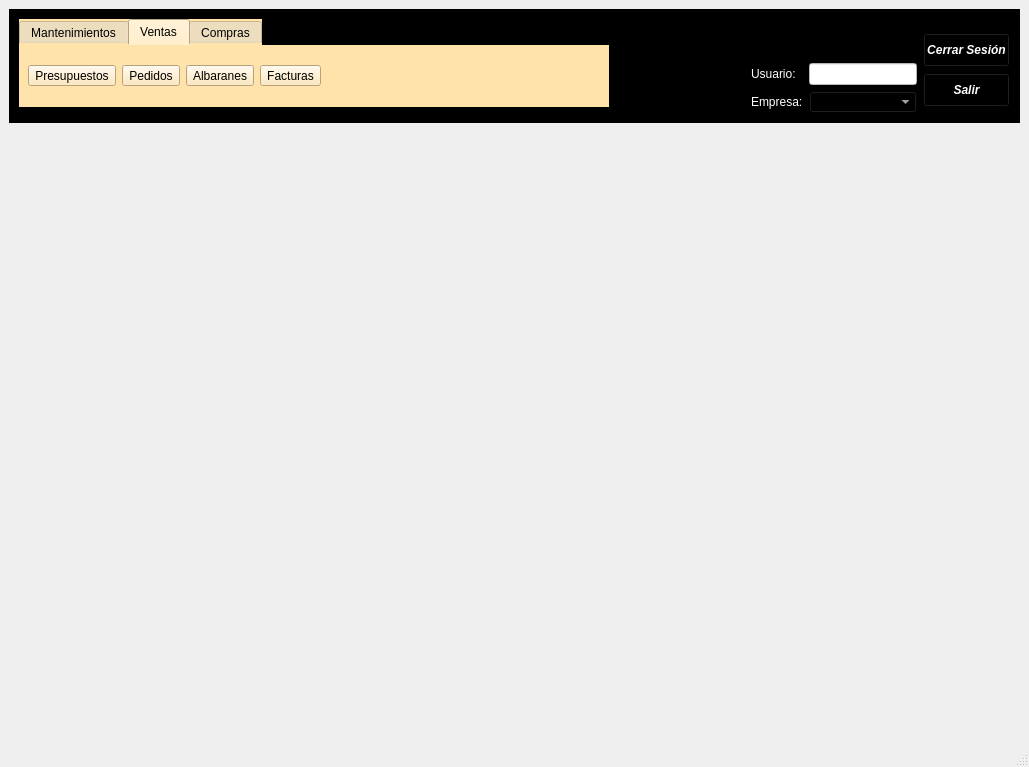
<?xml version="1.0" encoding="UTF-8"?>
<ui version="4.0">
 <class>MainWindow</class>
 <widget class="QMainWindow" name="MainWindow">
  <property name="geometry">
   <rect>
    <x>0</x>
    <y>0</y>
    <width>1029</width>
    <height>767</height>
   </rect>
  </property>
  <property name="sizePolicy">
   <sizepolicy hsizetype="Maximum" vsizetype="Maximum">
    <horstretch>0</horstretch>
    <verstretch>0</verstretch>
   </sizepolicy>
  </property>
  <property name="minimumSize">
   <size>
    <width>1024</width>
    <height>0</height>
   </size>
  </property>
  <property name="windowTitle">
   <string>TERRA - Gestión OpenSource para empresas</string>
  </property>
  <property name="windowIcon">
   <iconset resource="terra.qrc">
    <normaloff>:/Icons/PNG/terra.png</normaloff>:/Icons/PNG/terra.png</iconset>
  </property>
  <widget class="QWidget" name="centralwidget">
   <layout class="QGridLayout" name="gridLayout_4">
    <item row="0" column="0">
     <widget class="QFrame" name="frame">
      <property name="minimumSize">
       <size>
        <width>0</width>
        <height>114</height>
       </size>
      </property>
      <property name="maximumSize">
       <size>
        <width>16777215</width>
        <height>114</height>
       </size>
      </property>
      <property name="palette">
       <palette>
        <active>
         <colorrole role="Button">
          <brush brushstyle="SolidPattern">
           <color alpha="255">
            <red>0</red>
            <green>0</green>
            <blue>0</blue>
           </color>
          </brush>
         </colorrole>
         <colorrole role="Base">
          <brush brushstyle="SolidPattern">
           <color alpha="255">
            <red>0</red>
            <green>0</green>
            <blue>0</blue>
           </color>
          </brush>
         </colorrole>
         <colorrole role="Window">
          <brush brushstyle="SolidPattern">
           <color alpha="255">
            <red>0</red>
            <green>0</green>
            <blue>0</blue>
           </color>
          </brush>
         </colorrole>
        </active>
        <inactive>
         <colorrole role="Button">
          <brush brushstyle="SolidPattern">
           <color alpha="255">
            <red>0</red>
            <green>0</green>
            <blue>0</blue>
           </color>
          </brush>
         </colorrole>
         <colorrole role="Base">
          <brush brushstyle="SolidPattern">
           <color alpha="255">
            <red>0</red>
            <green>0</green>
            <blue>0</blue>
           </color>
          </brush>
         </colorrole>
         <colorrole role="Window">
          <brush brushstyle="SolidPattern">
           <color alpha="255">
            <red>0</red>
            <green>0</green>
            <blue>0</blue>
           </color>
          </brush>
         </colorrole>
        </inactive>
        <disabled>
         <colorrole role="Button">
          <brush brushstyle="SolidPattern">
           <color alpha="255">
            <red>0</red>
            <green>0</green>
            <blue>0</blue>
           </color>
          </brush>
         </colorrole>
         <colorrole role="Base">
          <brush brushstyle="SolidPattern">
           <color alpha="255">
            <red>0</red>
            <green>0</green>
            <blue>0</blue>
           </color>
          </brush>
         </colorrole>
         <colorrole role="Window">
          <brush brushstyle="SolidPattern">
           <color alpha="255">
            <red>0</red>
            <green>0</green>
            <blue>0</blue>
           </color>
          </brush>
         </colorrole>
        </disabled>
       </palette>
      </property>
      <property name="styleSheet">
       <string notr="true">background-color: rgb(0, 0, 0);</string>
      </property>
      <property name="frameShape">
       <enum>QFrame::StyledPanel</enum>
      </property>
      <property name="frameShadow">
       <enum>QFrame::Plain</enum>
      </property>
      <layout class="QGridLayout" name="gridLayout_3">
       <item row="0" column="0">
        <widget class="QTabWidget" name="tabWidget">
         <property name="minimumSize">
          <size>
           <width>590</width>
           <height>0</height>
          </size>
         </property>
         <property name="palette">
          <palette>
           <active>
            <colorrole role="Button">
             <brush brushstyle="SolidPattern">
              <color alpha="255">
               <red>255</red>
               <green>227</green>
               <blue>171</blue>
              </color>
             </brush>
            </colorrole>
            <colorrole role="Base">
             <brush brushstyle="SolidPattern">
              <color alpha="255">
               <red>255</red>
               <green>227</green>
               <blue>171</blue>
              </color>
             </brush>
            </colorrole>
            <colorrole role="Window">
             <brush brushstyle="SolidPattern">
              <color alpha="255">
               <red>255</red>
               <green>227</green>
               <blue>171</blue>
              </color>
             </brush>
            </colorrole>
           </active>
           <inactive>
            <colorrole role="Button">
             <brush brushstyle="SolidPattern">
              <color alpha="255">
               <red>255</red>
               <green>227</green>
               <blue>171</blue>
              </color>
             </brush>
            </colorrole>
            <colorrole role="Base">
             <brush brushstyle="SolidPattern">
              <color alpha="255">
               <red>255</red>
               <green>227</green>
               <blue>171</blue>
              </color>
             </brush>
            </colorrole>
            <colorrole role="Window">
             <brush brushstyle="SolidPattern">
              <color alpha="255">
               <red>255</red>
               <green>227</green>
               <blue>171</blue>
              </color>
             </brush>
            </colorrole>
           </inactive>
           <disabled>
            <colorrole role="Button">
             <brush brushstyle="SolidPattern">
              <color alpha="255">
               <red>255</red>
               <green>227</green>
               <blue>171</blue>
              </color>
             </brush>
            </colorrole>
            <colorrole role="Base">
             <brush brushstyle="SolidPattern">
              <color alpha="255">
               <red>255</red>
               <green>227</green>
               <blue>171</blue>
              </color>
             </brush>
            </colorrole>
            <colorrole role="Window">
             <brush brushstyle="SolidPattern">
              <color alpha="255">
               <red>255</red>
               <green>227</green>
               <blue>171</blue>
              </color>
             </brush>
            </colorrole>
           </disabled>
          </palette>
         </property>
         <property name="autoFillBackground">
          <bool>false</bool>
         </property>
         <property name="styleSheet">
          <string notr="true">background-color: rgb(255, 227, 171);
border-color: rgba(0, 0, 0, 0);</string>
         </property>
         <property name="tabPosition">
          <enum>QTabWidget::North</enum>
         </property>
         <property name="tabShape">
          <enum>QTabWidget::Rounded</enum>
         </property>
         <property name="currentIndex">
          <number>1</number>
         </property>
         <property name="tabsClosable">
          <bool>false</bool>
         </property>
         <widget class="QWidget" name="tabMantenimientos">
          <attribute name="title">
           <string>Mantenimientos</string>
          </attribute>
          <layout class="QGridLayout" name="gridLayout_2">
           <item row="0" column="1">
            <widget class="QToolButton" name="btnProveedores">
             <property name="sizePolicy">
              <sizepolicy hsizetype="Fixed" vsizetype="Preferred">
               <horstretch>0</horstretch>
               <verstretch>0</verstretch>
              </sizepolicy>
             </property>
             <property name="text">
              <string>Proveedores</string>
             </property>
             <property name="icon">
              <iconset resource="terra.qrc">
               <normaloff>:/Icons/PNG/proveedores.png</normaloff>:/Icons/PNG/proveedores.png</iconset>
             </property>
             <property name="iconSize">
              <size>
               <width>24</width>
               <height>24</height>
              </size>
             </property>
             <property name="toolButtonStyle">
              <enum>Qt::ToolButtonTextUnderIcon</enum>
             </property>
            </widget>
           </item>
           <item row="0" column="2">
            <widget class="QToolButton" name="btnArticulos">
             <property name="sizePolicy">
              <sizepolicy hsizetype="Fixed" vsizetype="Preferred">
               <horstretch>0</horstretch>
               <verstretch>0</verstretch>
              </sizepolicy>
             </property>
             <property name="text">
              <string>Artículos</string>
             </property>
             <property name="icon">
              <iconset resource="terra.qrc">
               <normaloff>:/Icons/PNG/articulos.png</normaloff>:/Icons/PNG/articulos.png</iconset>
             </property>
             <property name="iconSize">
              <size>
               <width>24</width>
               <height>24</height>
              </size>
             </property>
             <property name="toolButtonStyle">
              <enum>Qt::ToolButtonTextUnderIcon</enum>
             </property>
            </widget>
           </item>
           <item row="0" column="0">
            <widget class="QToolButton" name="btnClientes">
             <property name="sizePolicy">
              <sizepolicy hsizetype="Fixed" vsizetype="Preferred">
               <horstretch>0</horstretch>
               <verstretch>0</verstretch>
              </sizepolicy>
             </property>
             <property name="text">
              <string>Clientes</string>
             </property>
             <property name="icon">
              <iconset resource="terra.qrc">
               <normaloff>:/Icons/PNG/clientes.png</normaloff>:/Icons/PNG/clientes.png</iconset>
             </property>
             <property name="iconSize">
              <size>
               <width>24</width>
               <height>24</height>
              </size>
             </property>
             <property name="toolButtonStyle">
              <enum>Qt::ToolButtonTextUnderIcon</enum>
             </property>
            </widget>
           </item>
           <item row="0" column="3">
            <widget class="QToolButton" name="toolButton">
             <property name="text">
              <string>F. Pago</string>
             </property>
             <property name="icon">
              <iconset resource="terra.qrc">
               <normaloff>:/Icons/PNG/Fp.png</normaloff>:/Icons/PNG/Fp.png</iconset>
             </property>
             <property name="iconSize">
              <size>
               <width>32</width>
               <height>32</height>
              </size>
             </property>
             <property name="toolButtonStyle">
              <enum>Qt::ToolButtonTextUnderIcon</enum>
             </property>
            </widget>
           </item>
           <item row="0" column="5">
            <spacer name="horizontalSpacer">
             <property name="orientation">
              <enum>Qt::Horizontal</enum>
             </property>
             <property name="sizeHint" stdset="0">
              <size>
               <width>40</width>
               <height>20</height>
              </size>
             </property>
            </spacer>
           </item>
           <item row="0" column="4">
            <widget class="QToolButton" name="toolButton_2">
             <property name="text">
              <string>T.Iva</string>
             </property>
             <property name="icon">
              <iconset resource="terra.qrc">
               <normaloff>:/Icons/PNG/iva3.png</normaloff>:/Icons/PNG/iva3.png</iconset>
             </property>
             <property name="iconSize">
              <size>
               <width>32</width>
               <height>32</height>
              </size>
             </property>
             <property name="toolButtonStyle">
              <enum>Qt::ToolButtonTextUnderIcon</enum>
             </property>
            </widget>
           </item>
          </layout>
         </widget>
         <widget class="QWidget" name="tabVentas">
          <property name="palette">
           <palette>
            <active>
             <colorrole role="Button">
              <brush brushstyle="SolidPattern">
               <color alpha="255">
                <red>255</red>
                <green>227</green>
                <blue>171</blue>
               </color>
              </brush>
             </colorrole>
             <colorrole role="Base">
              <brush brushstyle="SolidPattern">
               <color alpha="255">
                <red>255</red>
                <green>227</green>
                <blue>171</blue>
               </color>
              </brush>
             </colorrole>
             <colorrole role="Window">
              <brush brushstyle="SolidPattern">
               <color alpha="255">
                <red>255</red>
                <green>227</green>
                <blue>171</blue>
               </color>
              </brush>
             </colorrole>
            </active>
            <inactive>
             <colorrole role="Button">
              <brush brushstyle="SolidPattern">
               <color alpha="255">
                <red>255</red>
                <green>227</green>
                <blue>171</blue>
               </color>
              </brush>
             </colorrole>
             <colorrole role="Base">
              <brush brushstyle="SolidPattern">
               <color alpha="255">
                <red>255</red>
                <green>227</green>
                <blue>171</blue>
               </color>
              </brush>
             </colorrole>
             <colorrole role="Window">
              <brush brushstyle="SolidPattern">
               <color alpha="255">
                <red>255</red>
                <green>227</green>
                <blue>171</blue>
               </color>
              </brush>
             </colorrole>
            </inactive>
            <disabled>
             <colorrole role="Button">
              <brush brushstyle="SolidPattern">
               <color alpha="255">
                <red>255</red>
                <green>227</green>
                <blue>171</blue>
               </color>
              </brush>
             </colorrole>
             <colorrole role="Base">
              <brush brushstyle="SolidPattern">
               <color alpha="255">
                <red>255</red>
                <green>227</green>
                <blue>171</blue>
               </color>
              </brush>
             </colorrole>
             <colorrole role="Window">
              <brush brushstyle="SolidPattern">
               <color alpha="255">
                <red>255</red>
                <green>227</green>
                <blue>171</blue>
               </color>
              </brush>
             </colorrole>
            </disabled>
           </palette>
          </property>
          <attribute name="title">
           <string>Ventas</string>
          </attribute>
          <layout class="QHBoxLayout" name="horizontalLayout">
           <item>
            <widget class="QToolButton" name="btnPresup_clientes">
             <property name="text">
              <string>Presupuestos</string>
             </property>
             <property name="icon">
              <iconset resource="terra.qrc">
               <normaloff>:/Icons/PNG/Fp.png</normaloff>:/Icons/PNG/Fp.png</iconset>
             </property>
             <property name="iconSize">
              <size>
               <width>32</width>
               <height>32</height>
              </size>
             </property>
             <property name="toolButtonStyle">
              <enum>Qt::ToolButtonTextUnderIcon</enum>
             </property>
            </widget>
           </item>
           <item>
            <widget class="QToolButton" name="btn_Pedido_cliente">
             <property name="text">
              <string>Pedidos</string>
             </property>
             <property name="icon">
              <iconset resource="terra.qrc">
               <normaloff>:/Icons/PNG/pedidos.png</normaloff>:/Icons/PNG/pedidos.png</iconset>
             </property>
             <property name="iconSize">
              <size>
               <width>32</width>
               <height>32</height>
              </size>
             </property>
             <property name="toolButtonStyle">
              <enum>Qt::ToolButtonTextUnderIcon</enum>
             </property>
            </widget>
           </item>
           <item>
            <widget class="QToolButton" name="btnAlbaran_clientes">
             <property name="text">
              <string>Albaranes</string>
             </property>
             <property name="icon">
              <iconset resource="terra.qrc">
               <normaloff>:/Icons/PNG/albaran.png</normaloff>:/Icons/PNG/albaran.png</iconset>
             </property>
             <property name="iconSize">
              <size>
               <width>32</width>
               <height>32</height>
              </size>
             </property>
             <property name="toolButtonStyle">
              <enum>Qt::ToolButtonTextUnderIcon</enum>
             </property>
            </widget>
           </item>
           <item>
            <widget class="QToolButton" name="btnFacturaCliente">
             <property name="text">
              <string>Facturas</string>
             </property>
             <property name="icon">
              <iconset resource="terra.qrc">
               <normaloff>:/Icons/PNG/factura.png</normaloff>:/Icons/PNG/factura.png</iconset>
             </property>
             <property name="iconSize">
              <size>
               <width>32</width>
               <height>32</height>
              </size>
             </property>
             <property name="toolButtonStyle">
              <enum>Qt::ToolButtonTextUnderIcon</enum>
             </property>
            </widget>
           </item>
           <item>
            <spacer name="horizontalSpacer_2">
             <property name="orientation">
              <enum>Qt::Horizontal</enum>
             </property>
             <property name="sizeHint" stdset="0">
              <size>
               <width>275</width>
               <height>20</height>
              </size>
             </property>
            </spacer>
           </item>
          </layout>
         </widget>
         <widget class="QWidget" name="tabCompras">
          <attribute name="title">
           <string>Compras</string>
          </attribute>
         </widget>
        </widget>
       </item>
       <item row="0" column="1">
        <spacer name="horizontalSpacer_3">
         <property name="orientation">
          <enum>Qt::Horizontal</enum>
         </property>
         <property name="sizeHint" stdset="0">
          <size>
           <width>40</width>
           <height>20</height>
          </size>
         </property>
        </spacer>
       </item>
       <item row="0" column="2" rowspan="2">
        <layout class="QGridLayout" name="gridLayout">
         <item row="2" column="0">
          <widget class="QLabel" name="label_2">
           <property name="palette">
            <palette>
             <active>
              <colorrole role="WindowText">
               <brush brushstyle="SolidPattern">
                <color alpha="255">
                 <red>255</red>
                 <green>255</green>
                 <blue>255</blue>
                </color>
               </brush>
              </colorrole>
              <colorrole role="Button">
               <brush brushstyle="SolidPattern">
                <color alpha="255">
                 <red>0</red>
                 <green>0</green>
                 <blue>0</blue>
                </color>
               </brush>
              </colorrole>
              <colorrole role="Text">
               <brush brushstyle="SolidPattern">
                <color alpha="255">
                 <red>255</red>
                 <green>255</green>
                 <blue>255</blue>
                </color>
               </brush>
              </colorrole>
              <colorrole role="ButtonText">
               <brush brushstyle="SolidPattern">
                <color alpha="255">
                 <red>255</red>
                 <green>255</green>
                 <blue>255</blue>
                </color>
               </brush>
              </colorrole>
              <colorrole role="Base">
               <brush brushstyle="SolidPattern">
                <color alpha="255">
                 <red>0</red>
                 <green>0</green>
                 <blue>0</blue>
                </color>
               </brush>
              </colorrole>
              <colorrole role="Window">
               <brush brushstyle="SolidPattern">
                <color alpha="255">
                 <red>0</red>
                 <green>0</green>
                 <blue>0</blue>
                </color>
               </brush>
              </colorrole>
             </active>
             <inactive>
              <colorrole role="WindowText">
               <brush brushstyle="SolidPattern">
                <color alpha="255">
                 <red>255</red>
                 <green>255</green>
                 <blue>255</blue>
                </color>
               </brush>
              </colorrole>
              <colorrole role="Button">
               <brush brushstyle="SolidPattern">
                <color alpha="255">
                 <red>0</red>
                 <green>0</green>
                 <blue>0</blue>
                </color>
               </brush>
              </colorrole>
              <colorrole role="Text">
               <brush brushstyle="SolidPattern">
                <color alpha="255">
                 <red>255</red>
                 <green>255</green>
                 <blue>255</blue>
                </color>
               </brush>
              </colorrole>
              <colorrole role="ButtonText">
               <brush brushstyle="SolidPattern">
                <color alpha="255">
                 <red>255</red>
                 <green>255</green>
                 <blue>255</blue>
                </color>
               </brush>
              </colorrole>
              <colorrole role="Base">
               <brush brushstyle="SolidPattern">
                <color alpha="255">
                 <red>0</red>
                 <green>0</green>
                 <blue>0</blue>
                </color>
               </brush>
              </colorrole>
              <colorrole role="Window">
               <brush brushstyle="SolidPattern">
                <color alpha="255">
                 <red>0</red>
                 <green>0</green>
                 <blue>0</blue>
                </color>
               </brush>
              </colorrole>
             </inactive>
             <disabled>
              <colorrole role="WindowText">
               <brush brushstyle="SolidPattern">
                <color alpha="255">
                 <red>255</red>
                 <green>255</green>
                 <blue>255</blue>
                </color>
               </brush>
              </colorrole>
              <colorrole role="Button">
               <brush brushstyle="SolidPattern">
                <color alpha="255">
                 <red>0</red>
                 <green>0</green>
                 <blue>0</blue>
                </color>
               </brush>
              </colorrole>
              <colorrole role="Text">
               <brush brushstyle="SolidPattern">
                <color alpha="255">
                 <red>255</red>
                 <green>255</green>
                 <blue>255</blue>
                </color>
               </brush>
              </colorrole>
              <colorrole role="ButtonText">
               <brush brushstyle="SolidPattern">
                <color alpha="255">
                 <red>255</red>
                 <green>255</green>
                 <blue>255</blue>
                </color>
               </brush>
              </colorrole>
              <colorrole role="Base">
               <brush brushstyle="SolidPattern">
                <color alpha="255">
                 <red>0</red>
                 <green>0</green>
                 <blue>0</blue>
                </color>
               </brush>
              </colorrole>
              <colorrole role="Window">
               <brush brushstyle="SolidPattern">
                <color alpha="255">
                 <red>0</red>
                 <green>0</green>
                 <blue>0</blue>
                </color>
               </brush>
              </colorrole>
             </disabled>
            </palette>
           </property>
           <property name="styleSheet">
            <string notr="true">color: rgb(255, 255, 255);</string>
           </property>
           <property name="text">
            <string>Empresa:</string>
           </property>
          </widget>
         </item>
         <item row="1" column="1">
          <widget class="QLineEdit" name="lineUsuarioActivo">
           <property name="maximumSize">
            <size>
             <width>150</width>
             <height>16777215</height>
            </size>
           </property>
           <property name="styleSheet">
            <string notr="true">background-color: rgb(255, 255, 255);</string>
           </property>
           <property name="readOnly">
            <bool>true</bool>
           </property>
          </widget>
         </item>
         <item row="1" column="0">
          <widget class="QLabel" name="label">
           <property name="palette">
            <palette>
             <active>
              <colorrole role="WindowText">
               <brush brushstyle="SolidPattern">
                <color alpha="255">
                 <red>255</red>
                 <green>255</green>
                 <blue>255</blue>
                </color>
               </brush>
              </colorrole>
              <colorrole role="Button">
               <brush brushstyle="SolidPattern">
                <color alpha="255">
                 <red>0</red>
                 <green>0</green>
                 <blue>0</blue>
                </color>
               </brush>
              </colorrole>
              <colorrole role="Text">
               <brush brushstyle="SolidPattern">
                <color alpha="255">
                 <red>255</red>
                 <green>255</green>
                 <blue>255</blue>
                </color>
               </brush>
              </colorrole>
              <colorrole role="ButtonText">
               <brush brushstyle="SolidPattern">
                <color alpha="255">
                 <red>255</red>
                 <green>255</green>
                 <blue>255</blue>
                </color>
               </brush>
              </colorrole>
              <colorrole role="Base">
               <brush brushstyle="SolidPattern">
                <color alpha="255">
                 <red>0</red>
                 <green>0</green>
                 <blue>0</blue>
                </color>
               </brush>
              </colorrole>
              <colorrole role="Window">
               <brush brushstyle="SolidPattern">
                <color alpha="255">
                 <red>0</red>
                 <green>0</green>
                 <blue>0</blue>
                </color>
               </brush>
              </colorrole>
             </active>
             <inactive>
              <colorrole role="WindowText">
               <brush brushstyle="SolidPattern">
                <color alpha="255">
                 <red>255</red>
                 <green>255</green>
                 <blue>255</blue>
                </color>
               </brush>
              </colorrole>
              <colorrole role="Button">
               <brush brushstyle="SolidPattern">
                <color alpha="255">
                 <red>0</red>
                 <green>0</green>
                 <blue>0</blue>
                </color>
               </brush>
              </colorrole>
              <colorrole role="Text">
               <brush brushstyle="SolidPattern">
                <color alpha="255">
                 <red>255</red>
                 <green>255</green>
                 <blue>255</blue>
                </color>
               </brush>
              </colorrole>
              <colorrole role="ButtonText">
               <brush brushstyle="SolidPattern">
                <color alpha="255">
                 <red>255</red>
                 <green>255</green>
                 <blue>255</blue>
                </color>
               </brush>
              </colorrole>
              <colorrole role="Base">
               <brush brushstyle="SolidPattern">
                <color alpha="255">
                 <red>0</red>
                 <green>0</green>
                 <blue>0</blue>
                </color>
               </brush>
              </colorrole>
              <colorrole role="Window">
               <brush brushstyle="SolidPattern">
                <color alpha="255">
                 <red>0</red>
                 <green>0</green>
                 <blue>0</blue>
                </color>
               </brush>
              </colorrole>
             </inactive>
             <disabled>
              <colorrole role="WindowText">
               <brush brushstyle="SolidPattern">
                <color alpha="255">
                 <red>255</red>
                 <green>255</green>
                 <blue>255</blue>
                </color>
               </brush>
              </colorrole>
              <colorrole role="Button">
               <brush brushstyle="SolidPattern">
                <color alpha="255">
                 <red>0</red>
                 <green>0</green>
                 <blue>0</blue>
                </color>
               </brush>
              </colorrole>
              <colorrole role="Text">
               <brush brushstyle="SolidPattern">
                <color alpha="255">
                 <red>255</red>
                 <green>255</green>
                 <blue>255</blue>
                </color>
               </brush>
              </colorrole>
              <colorrole role="ButtonText">
               <brush brushstyle="SolidPattern">
                <color alpha="255">
                 <red>255</red>
                 <green>255</green>
                 <blue>255</blue>
                </color>
               </brush>
              </colorrole>
              <colorrole role="Base">
               <brush brushstyle="SolidPattern">
                <color alpha="255">
                 <red>0</red>
                 <green>0</green>
                 <blue>0</blue>
                </color>
               </brush>
              </colorrole>
              <colorrole role="Window">
               <brush brushstyle="SolidPattern">
                <color alpha="255">
                 <red>0</red>
                 <green>0</green>
                 <blue>0</blue>
                </color>
               </brush>
              </colorrole>
             </disabled>
            </palette>
           </property>
           <property name="styleSheet">
            <string notr="true">color: rgb(255, 255, 255);</string>
           </property>
           <property name="text">
            <string>Usuario:</string>
           </property>
          </widget>
         </item>
         <item row="0" column="1">
          <spacer name="verticalSpacer_2">
           <property name="orientation">
            <enum>Qt::Vertical</enum>
           </property>
           <property name="sizeHint" stdset="0">
            <size>
             <width>20</width>
             <height>40</height>
            </size>
           </property>
          </spacer>
         </item>
         <item row="2" column="1">
          <widget class="QComboBox" name="lineEmpresaActiva">
           <property name="styleSheet">
            <string notr="true">color: rgb(255, 255, 255);</string>
           </property>
          </widget>
         </item>
        </layout>
       </item>
       <item row="0" column="3">
        <layout class="QVBoxLayout" name="verticalLayout">
         <item>
          <spacer name="verticalSpacer">
           <property name="orientation">
            <enum>Qt::Vertical</enum>
           </property>
           <property name="sizeHint" stdset="0">
            <size>
             <width>20</width>
             <height>40</height>
            </size>
           </property>
          </spacer>
         </item>
         <item>
          <widget class="QPushButton" name="btnCerrarSesion">
           <property name="minimumSize">
            <size>
             <width>0</width>
             <height>34</height>
            </size>
           </property>
           <property name="font">
            <font>
             <weight>75</weight>
             <italic>true</italic>
             <bold>true</bold>
            </font>
           </property>
           <property name="styleSheet">
            <string notr="true">color: rgb(255, 255, 255);</string>
           </property>
           <property name="text">
            <string>Cerrar Sesión</string>
           </property>
          </widget>
         </item>
         <item>
          <widget class="QPushButton" name="btnSalir">
           <property name="minimumSize">
            <size>
             <width>0</width>
             <height>34</height>
            </size>
           </property>
           <property name="font">
            <font>
             <weight>75</weight>
             <italic>true</italic>
             <bold>true</bold>
            </font>
           </property>
           <property name="styleSheet">
            <string notr="true">color: rgb(255, 255, 255);</string>
           </property>
           <property name="text">
            <string>Salir</string>
           </property>
          </widget>
         </item>
        </layout>
       </item>
      </layout>
     </widget>
    </item>
    <item row="1" column="0">
     <widget class="QWidget" name="widget" native="true">
      <property name="sizePolicy">
       <sizepolicy hsizetype="Expanding" vsizetype="Expanding">
        <horstretch>0</horstretch>
        <verstretch>0</verstretch>
       </sizepolicy>
      </property>
      <property name="minimumSize">
       <size>
        <width>1024</width>
        <height>0</height>
       </size>
      </property>
     </widget>
    </item>
   </layout>
  </widget>
  <widget class="QMenuBar" name="menubar">
   <property name="geometry">
    <rect>
     <x>0</x>
     <y>0</y>
     <width>1029</width>
     <height>21</height>
    </rect>
   </property>
  </widget>
  <widget class="QStatusBar" name="statusbar">
   <property name="minimumSize">
    <size>
     <width>0</width>
     <height>27</height>
    </size>
   </property>
  </widget>
 </widget>
 <tabstops>
  <tabstop>btnClientes</tabstop>
  <tabstop>btnProveedores</tabstop>
  <tabstop>btnArticulos</tabstop>
  <tabstop>tabWidget</tabstop>
  <tabstop>btnCerrarSesion</tabstop>
  <tabstop>lineUsuarioActivo</tabstop>
 </tabstops>
 <resources>
  <include location="terra.qrc"/>
 </resources>
 <connections>
  <connection>
   <sender>btnSalir</sender>
   <signal>clicked()</signal>
   <receiver>MainWindow</receiver>
   <slot>close()</slot>
   <hints>
    <hint type="sourcelabel">
     <x>1004</x>
     <y>561</y>
    </hint>
    <hint type="destinationlabel">
     <x>673</x>
     <y>485</y>
    </hint>
   </hints>
  </connection>
 </connections>
</ui>
